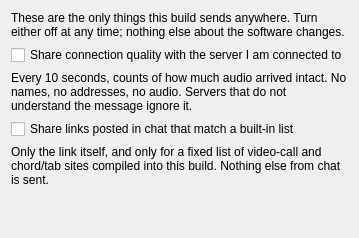
     <widget class="QWidget" name="tab_4_experimental">
      <attribute name="title">
       <string>Experimental</string>
      </attribute>
      <layout class="QVBoxLayout" name="verticalLayout_experimental">
       <item>
        <widget class="QLabel" name="lblExperimentalIntro">
         <property name="text">
          <string>These are the only things this build sends anywhere. Turn either off at any time; nothing else about the software changes.</string>
         </property>
         <property name="wordWrap">
          <bool>true</bool>
         </property>
        </widget>
       </item>
       <item>
        <widget class="QCheckBox" name="chbClientTelemetry">
         <property name="text">
          <string>Share connection quality with the server I am connected to</string>
         </property>
        </widget>
       </item>
       <item>
        <widget class="QLabel" name="lblClientTelemetryHint">
         <property name="text">
          <string>Every 10 seconds, counts of how much audio arrived intact. No names, no addresses, no audio. Servers that do not understand the message ignore it.</string>
         </property>
         <property name="wordWrap">
          <bool>true</bool>
         </property>
        </widget>
       </item>
       <item>
        <widget class="QCheckBox" name="chbChatUrlReport">
         <property name="text">
          <string>Share links posted in chat that match a built-in list</string>
         </property>
        </widget>
       </item>
       <item>
        <widget class="QLabel" name="lblChatUrlReportHint">
         <property name="text">
          <string>Only the link itself, and only for a fixed list of video-call and chord/tab sites compiled into this build. Nothing else from chat is sent.</string>
         </property>
         <property name="wordWrap">
          <bool>true</bool>
         </property>
        </widget>
       </item>
       <item>
        <spacer name="verticalSpacer_experimental">
         <property name="orientation">
          <enum>Qt::Vertical</enum>
         </property>
         <property name="sizeHint" stdset="0">
          <size>
           <width>20</width>
           <height>40</height>
          </size>
         </property>
        </spacer>
       </item>
      </layout>
     </widget>
